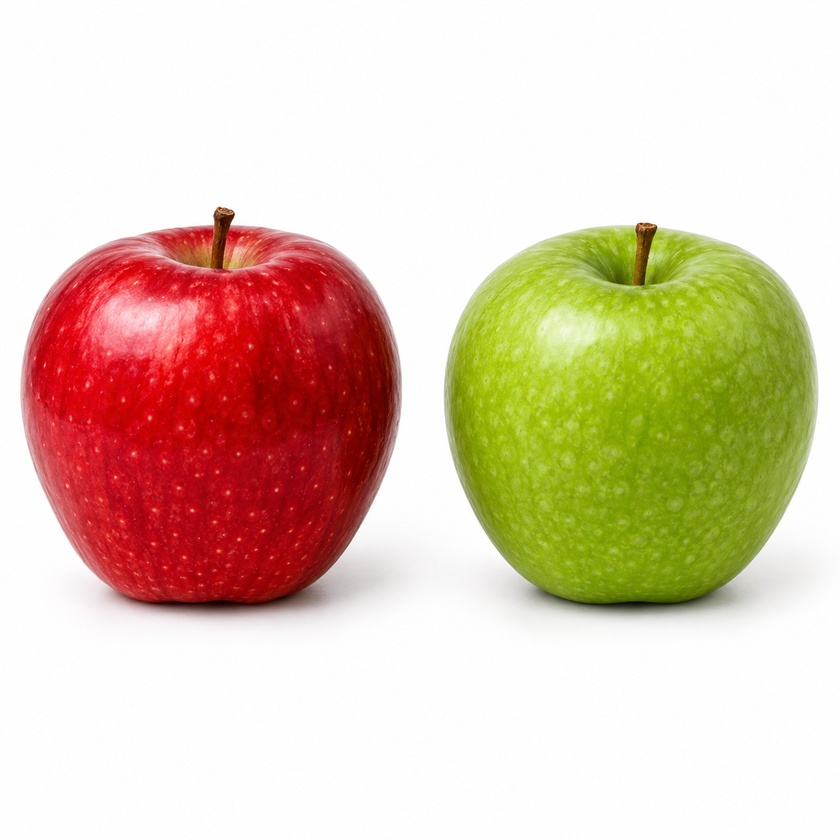
#> input picture sample.jpg, 840 x 840 px, shrunk from 1254 x 1254 before the run
$ python 2Dto3D2.py
#> lines starting #> are read from the running program, lines starting #| are printed output that depends on the picture
#### 심화 코드: Depth Map을 기반으로 3D 포인트 클라우드 생성
import cv2
import numpy as np
# 이미지 로드
image = cv2.imread('sample.jpg')
#> image is the input picture: shape (840, 840, 3); mean B, G, R 180.9, 201.8, 223.6
# 그레이스케일 변환
gray = cv2.cvtColor(image, cv2.COLOR_BGR2GRAY)
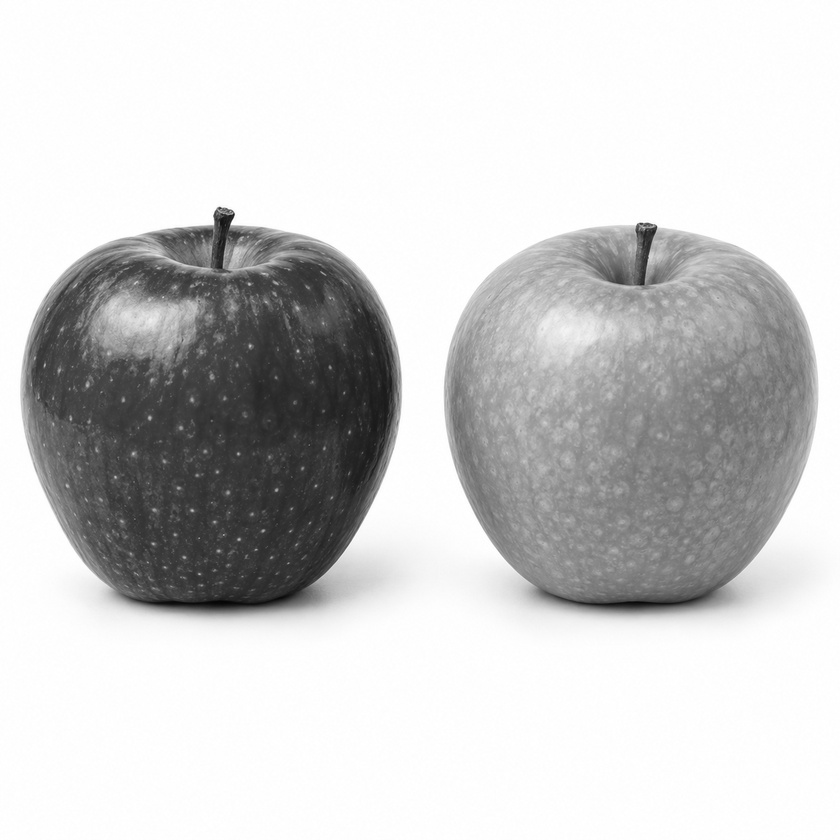
#> gray: shape (840, 840); min 5, max 255, mean 205.9
# Depth Map 생성
depth_map = cv2.applyColorMap(gray, cv2.COLORMAP_JET)
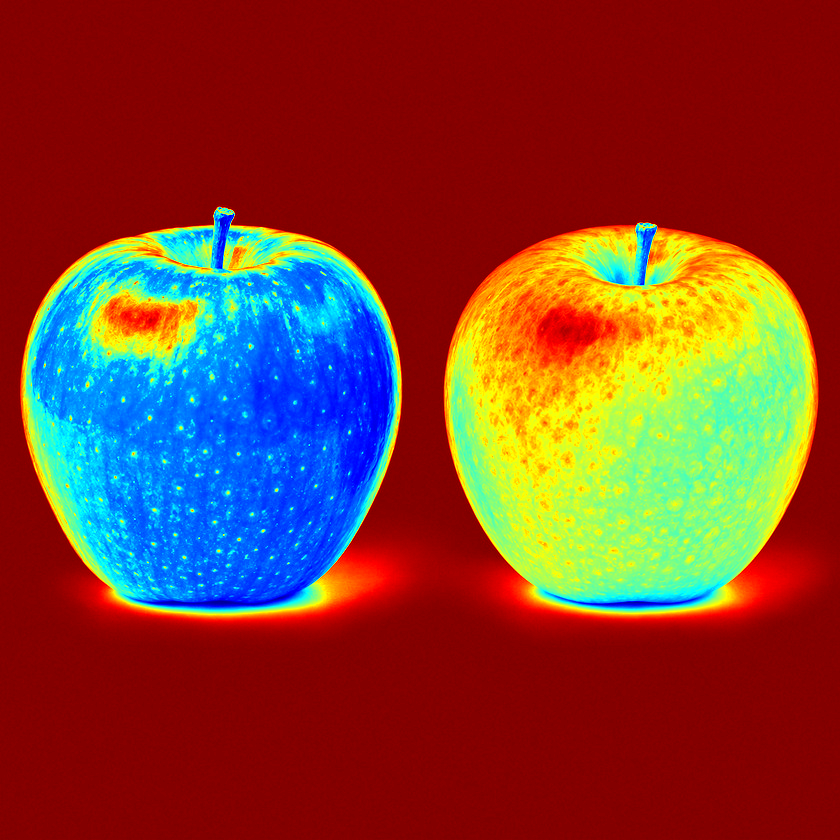
#> depth_map: shape (840, 840, 3); mean B, G, R 47.9, 62.7, 129.5
# 3D 포인트 클라우드 변환
h, w = depth_map.shape[:2]
#> h = 840; w = 840
X, Y = np.meshgrid(np.arange(w), np.arange(h))
Z = gray.astype(np.float32) # Depth 값을 Z 축으로 사용
# 3D 좌표 생성
points_3d = np.dstack((X, Y, Z))
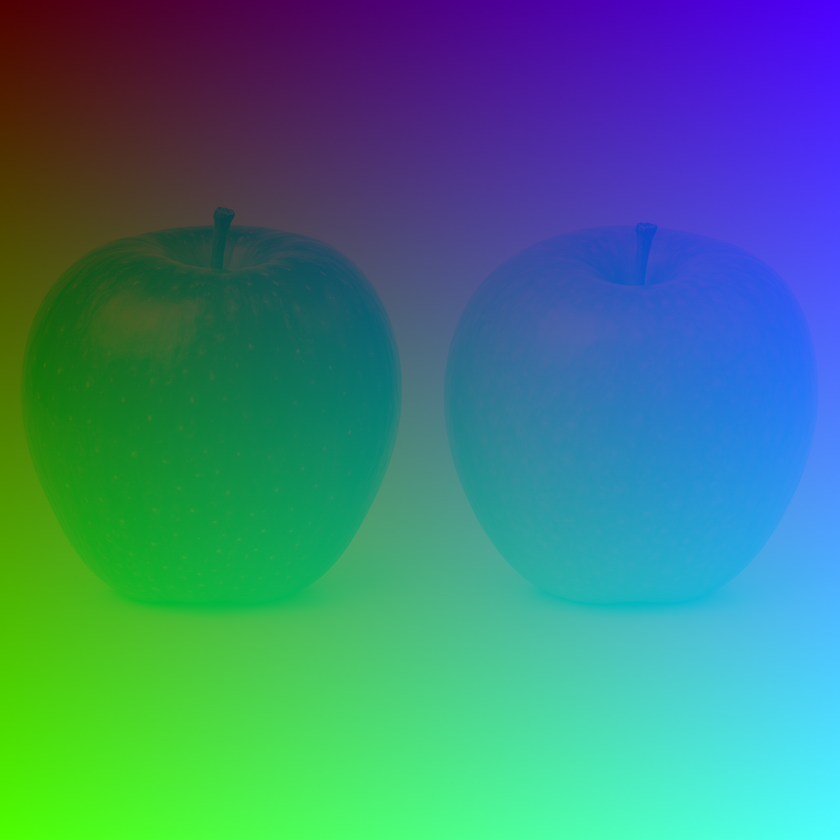
#> points_3d: shape (840, 840, 3) float64; mean of channels 0, 1, 2 419.5, 419.5, 205.9; drawn with min black and max white
# 결과 출력
cv2.imshow('Depth Map', depth_map)
cv2.waitKey(0)
cv2.destroyAllWindows()
